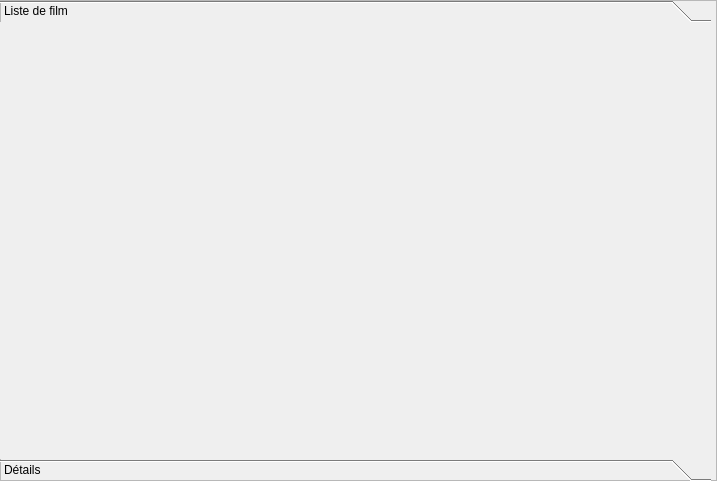
<?xml version="1.0" encoding="UTF-8"?>
<ui version="4.0">
 <class>FormClient</class>
 <widget class="QFrame" name="FormClient">
  <property name="geometry">
   <rect>
    <x>0</x>
    <y>0</y>
    <width>717</width>
    <height>481</height>
   </rect>
  </property>
  <property name="windowTitle">
   <string>Frame</string>
  </property>
  <property name="frameShape">
   <enum>QFrame::StyledPanel</enum>
  </property>
  <property name="frameShadow">
   <enum>QFrame::Raised</enum>
  </property>
  <widget class="QToolBox" name="toolBox">
   <property name="enabled">
    <bool>true</bool>
   </property>
   <property name="geometry">
    <rect>
     <x>0</x>
     <y>0</y>
     <width>711</width>
     <height>481</height>
    </rect>
   </property>
   <property name="frameShape">
    <enum>QFrame::NoFrame</enum>
   </property>
   <property name="frameShadow">
    <enum>QFrame::Raised</enum>
   </property>
   <property name="currentIndex">
    <number>0</number>
   </property>
   <property name="tabSpacing">
    <number>0</number>
   </property>
   <widget class="QWidget" name="liste">
    <property name="enabled">
     <bool>false</bool>
    </property>
    <property name="geometry">
     <rect>
      <x>0</x>
      <y>0</y>
      <width>701</width>
      <height>425</height>
     </rect>
    </property>
    <attribute name="label">
     <string>Liste de film</string>
    </attribute>
   </widget>
   <widget class="QWidget" name="detail">
    <property name="enabled">
     <bool>false</bool>
    </property>
    <property name="geometry">
     <rect>
      <x>0</x>
      <y>0</y>
      <width>701</width>
      <height>425</height>
     </rect>
    </property>
    <attribute name="label">
     <string>Détails</string>
    </attribute>
   </widget>
  </widget>
 </widget>
 <resources/>
 <connections/>
</ui>
